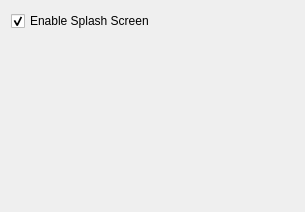
<?xml version="1.0" encoding="UTF-8"?>
<ui version="4.0">
 <class>Startup</class>
 <widget class="QWidget" name="Startup">
  <property name="geometry">
   <rect>
    <x>0</x>
    <y>0</y>
    <width>305</width>
    <height>212</height>
   </rect>
  </property>
  <layout class="QFormLayout" name="formLayout">
   <item row="0" column="0">
    <widget class="QCheckBox" name="EnableSplashScreen">
     <property name="text">
      <string>Enable Splash Screen</string>
     </property>
     <property name="checked">
      <bool>true</bool>
     </property>
    </widget>
   </item>
  </layout>
 </widget>
 <resources/>
 <connections/>
</ui>
